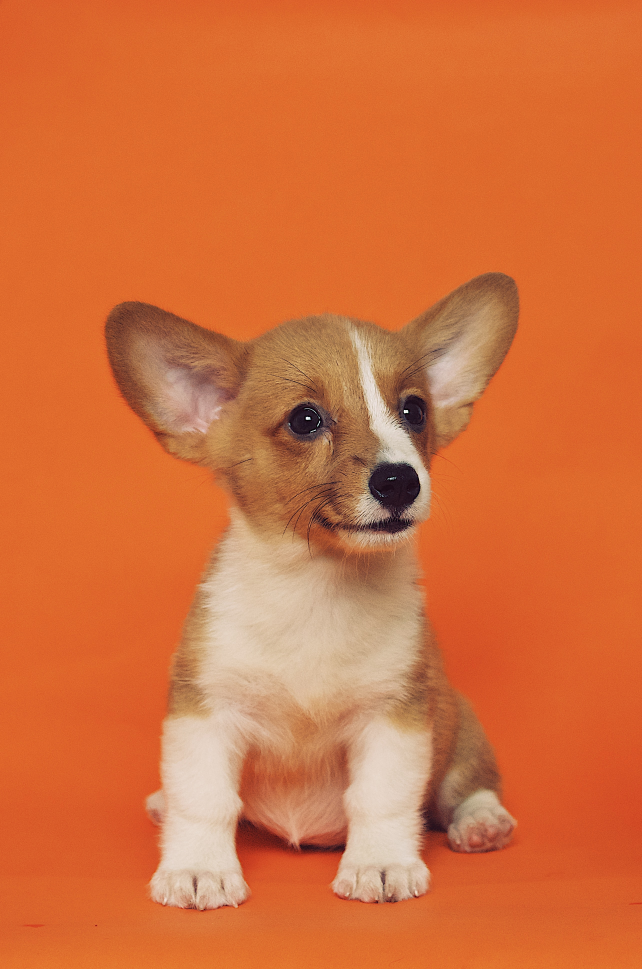
#> input picture OpenCV/dev/OpenCV/Photos/dog1.jpg, 2568 x 3876 px, found by its file name (shown at 1/4 size)
$ python histogram.py
#> lines starting #> are read from the running program, lines starting #| are printed output that depends on the picture; after the words box and inside, x2 and y2 are one past the last pixel; in counts of white or black regions, pixels touching at a corner belong together
import cv2 as cv
import matplotlib.pyplot as plt
import numpy as np


def rescaleFrame(frame, scale=0.25):
    width = int(frame.shape[1] * scale)
    height = int(frame.shape[0] * scale)

    dimensions = (width, height)

    return cv.resize(frame, dimensions, interpolation=cv.INTER_AREA)

img = cv.imread('OpenCV/dev/OpenCV/Photos/dog1.jpg')
#> img is the input picture: shape (3876, 2568, 3); mean B, G, R 61.6, 111.9, 210.9
cv.imshow('Dog', rescaleFrame(img))
#> in rescaleFrame, `return cv.resize(frame, dimensions, interpolation=cv.INTER_AREA)`:
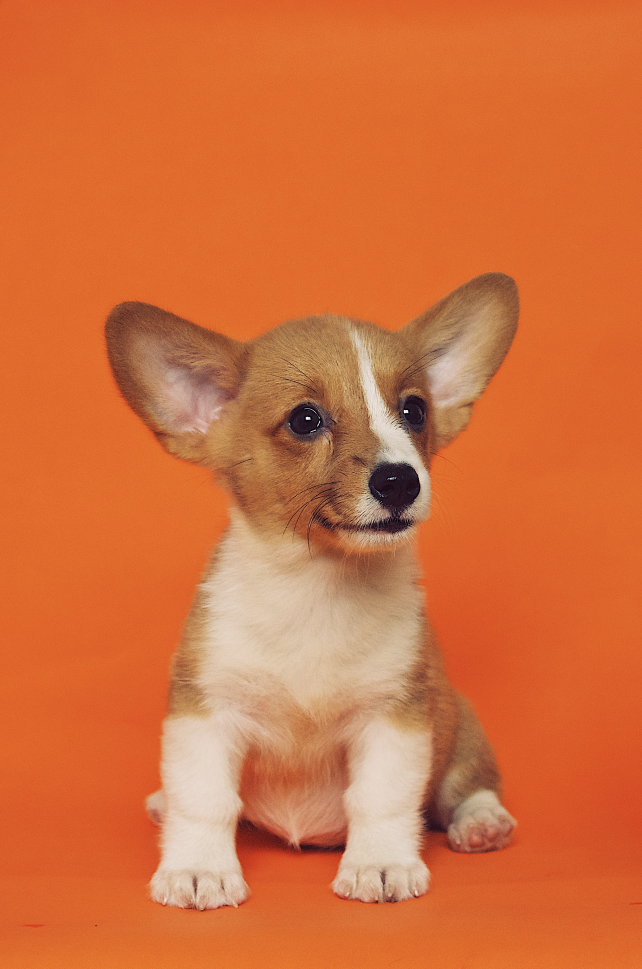
#> returned value: shape (969, 642, 3); mean of channels 0, 1, 2 61.6, 111.9, 210.9; drawn as B, G, R

blank = np.zeros(img.shape[:2], dtype = 'uint8')

#gray = cv.cvtColor(img, cv.COLOR_BGR2GRAY)
#cv.imshow('Gray', rescaleFrame(gray))

mask = cv.circle(blank, (img.shape[1]//2, img.shape[0]//2), 100, 255, -1)
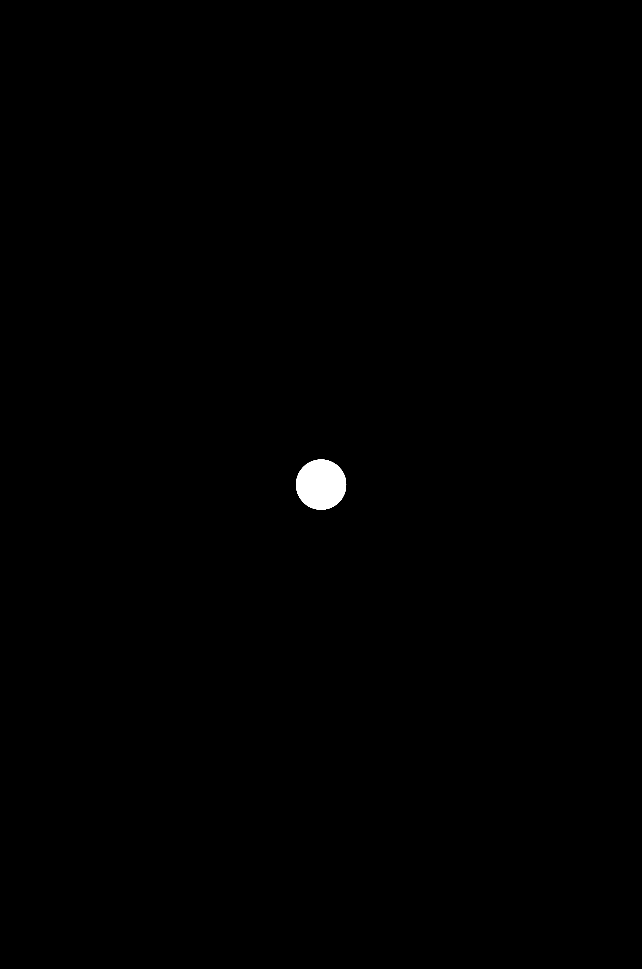
#> blank: shape (3876, 2568) (shown at 1/4 size); 0.32% white; 1 white region, box (x1, y1, x2, y2) and area: (1184, 1838, 1385, 2039) 31417

masked = cv.bitwise_and(img, img, mask = mask)
cv.imshow('Mask', rescaleFrame(masked))
#> call 2 of rescaleFrame, with scale = 0.25
#> in rescaleFrame (call 2), `return cv.resize(frame, dimensions, interpolation=cv.INTER_AREA)`:
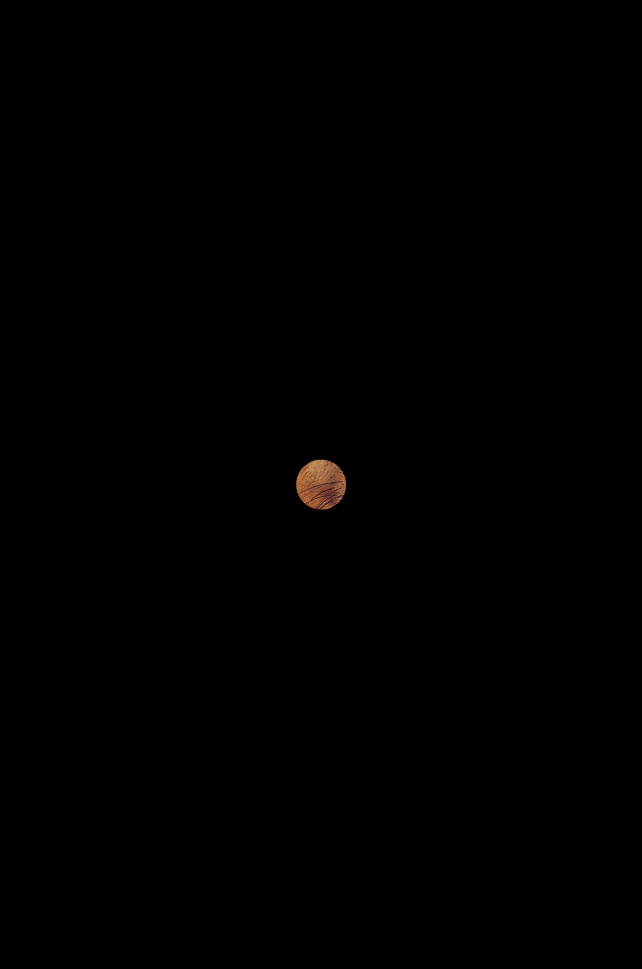
#> returned value: shape (969, 642, 3); mean of channels 0, 1, 2 0.2, 0.3, 0.5; drawn as B, G, R

# [12 lines of commented-out code are left out]
plt.figure()
plt.title('Color Histogram')
plt.xlabel('Bins')
plt.ylabel('number of pixels')
colors = ('b','g','r')
for i,col in enumerate(colors):
    hist = cv.calcHist([img], [i], mask, [256], [0,256])
    plt.plot(hist, color=col)
    plt.xlim([0,256])

plt.show()
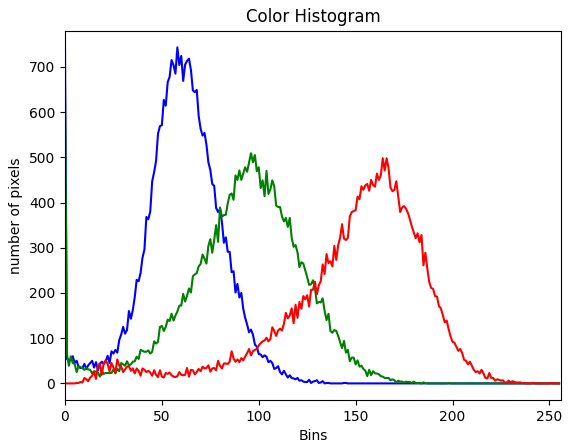
#> figure drawn by matplotlib, 1 panel; curve peaks at x = 58, y = 743; curve peaks at x = 0, y = 644; curve peaks at x = 164, y = 498


cv.waitKey(0)

$ run again, with OpenCV/dev/OpenCV/Photos/dog2.jpg copied over OpenCV/dev/OpenCV/Photos/dog1.jpg
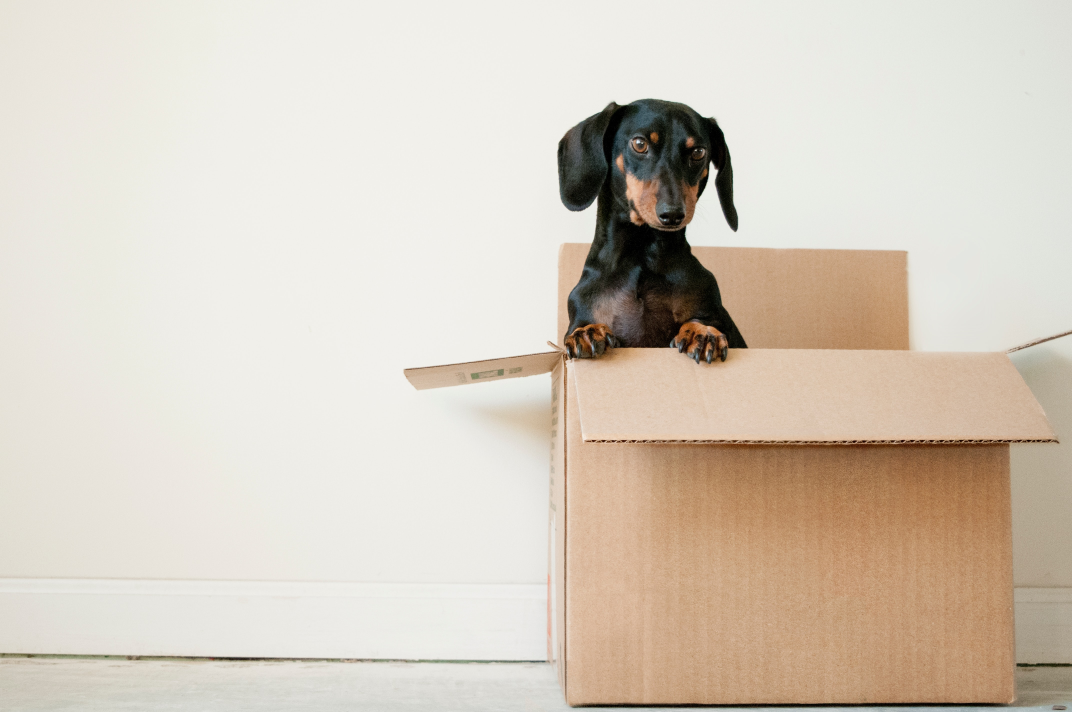
#> input picture OpenCV/dev/OpenCV/Photos/dog2.jpg, 4288 x 2848 px, found by its file name (shown at 1/4 size)
#> img is the input picture: shape (2848, 4288, 3); mean B, G, R 191.3, 204.3, 214.2
#> blank: shape (2848, 4288); 0.26% white; 1 white region, box (x1, y1, x2, y2) and area: (2044, 1324, 2245, 1525) 31417
#> in rescaleFrame (call 2), `return cv.resize(frame, dimensions, interpolation=cv.INTER_AREA)`:
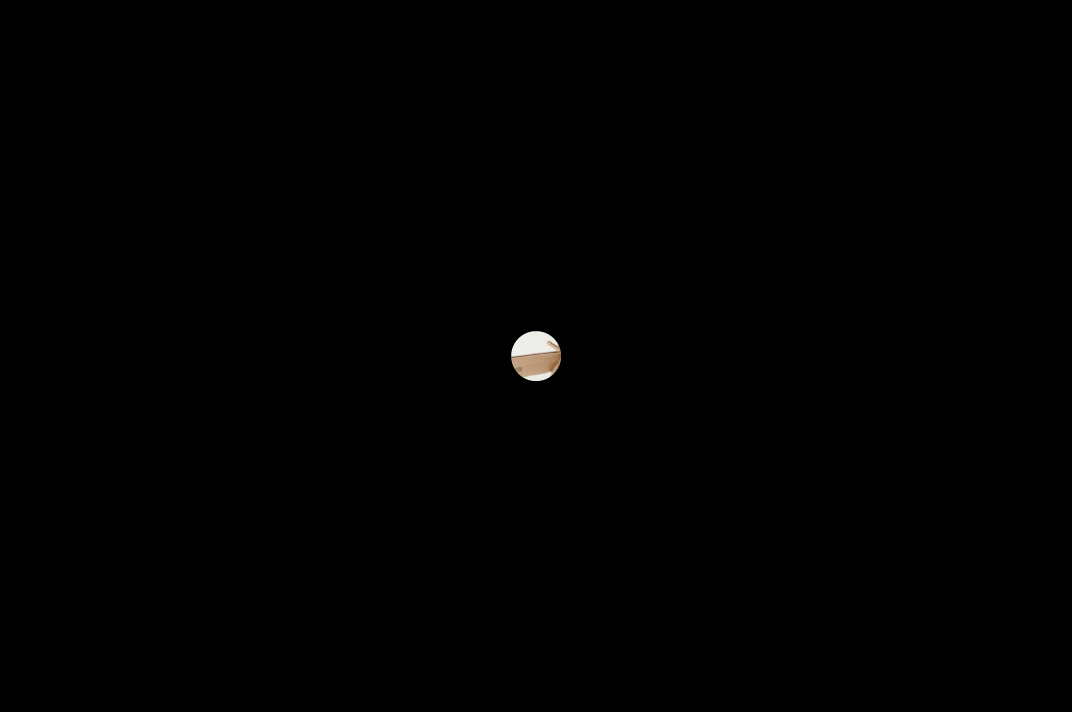
#> returned value: shape (712, 1072, 3); mean of channels 0, 1, 2 0.4, 0.5, 0.5; drawn as B, G, R
#> `plt.show()`:
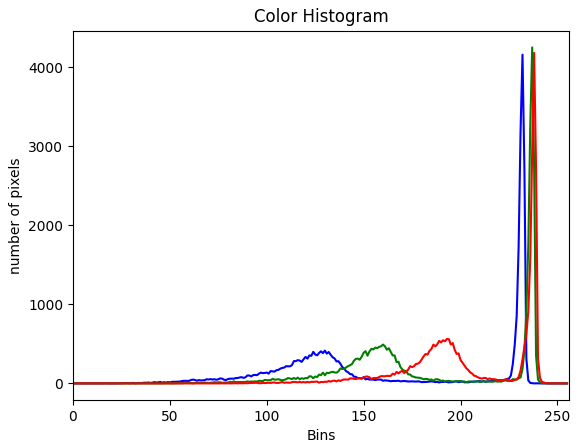
#> figure drawn by matplotlib, 1 panel; curve peaks at x = 232, y = 4158; curve peaks at x = 237, y = 4250; curve peaks at x = 238, y = 4181

$ run again, with OpenCV/dev/OpenCV/Photos/dog3.jpg copied over OpenCV/dev/OpenCV/Photos/dog1.jpg
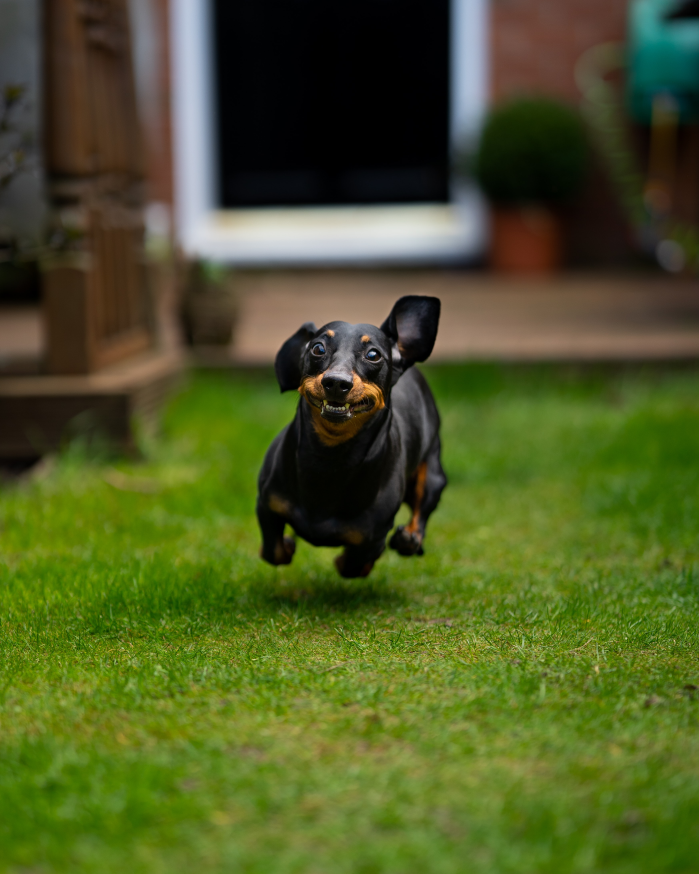
#> input picture OpenCV/dev/OpenCV/Photos/dog3.jpg, 3495 x 4369 px, found by its file name (shown at 1/5 size)
#> img is the input picture: shape (4369, 3495, 3); mean B, G, R 37.9, 88.9, 77.7
#> in rescaleFrame, `return cv.resize(frame, dimensions, interpolation=cv.INTER_AREA)`:
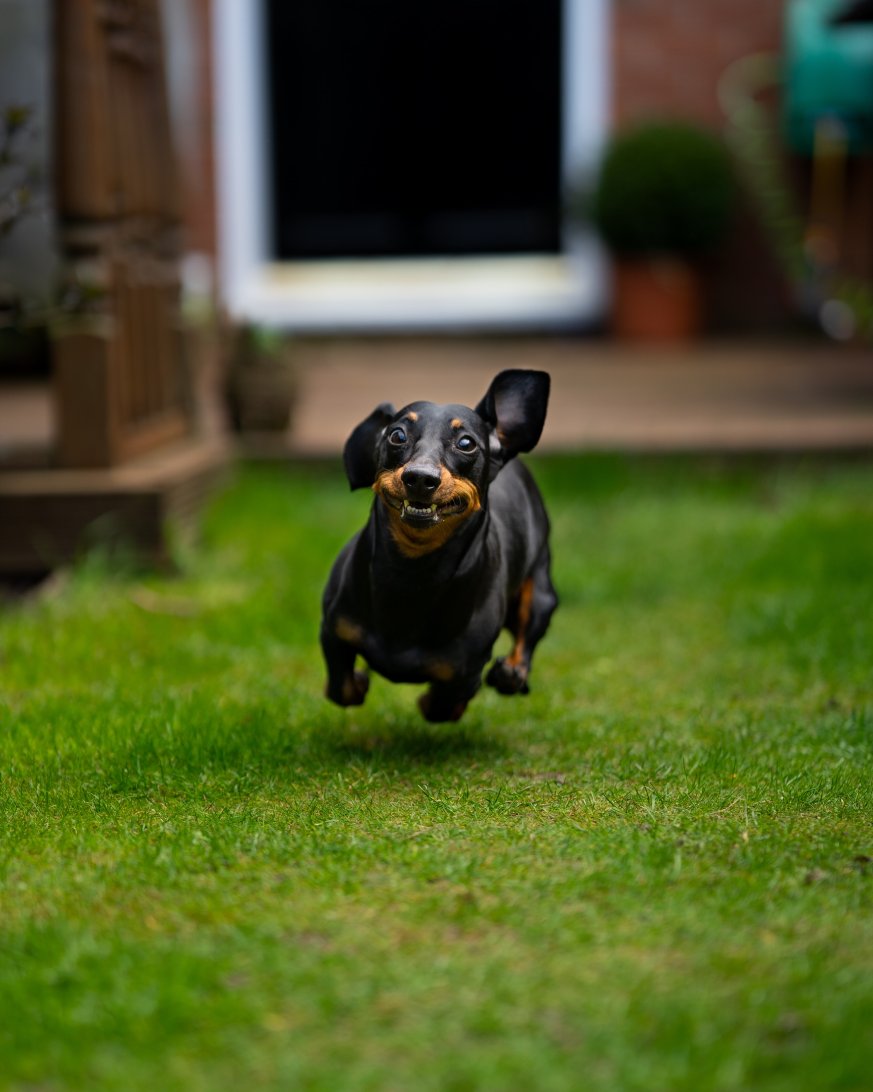
#> returned value: shape (1092, 873, 3); mean of channels 0, 1, 2 37.9, 88.9, 77.7; drawn as B, G, R
#> blank: shape (4369, 3495); 0.21% white; 1 white region, box (x1, y1, x2, y2) and area: (1647, 2084, 1848, 2285) 31417
#> `plt.show()`:
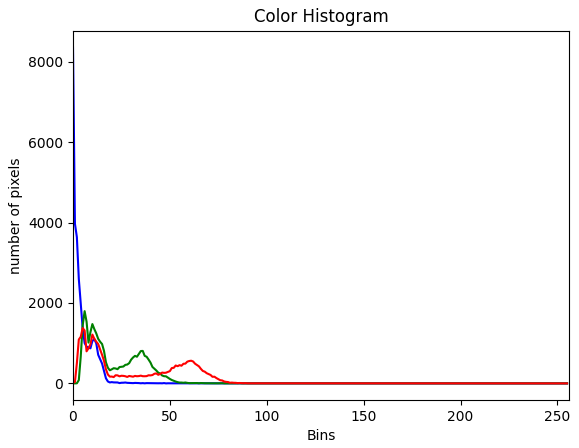
#> figure drawn by matplotlib, 1 panel; curve peaks at x = 0, y = 8358; curve peaks at x = 6, y = 1797; curve peaks at x = 5, y = 1377

$ run again, with OpenCV/dev/OpenCV/Photos/dog4.jpg copied over OpenCV/dev/OpenCV/Photos/dog1.jpg
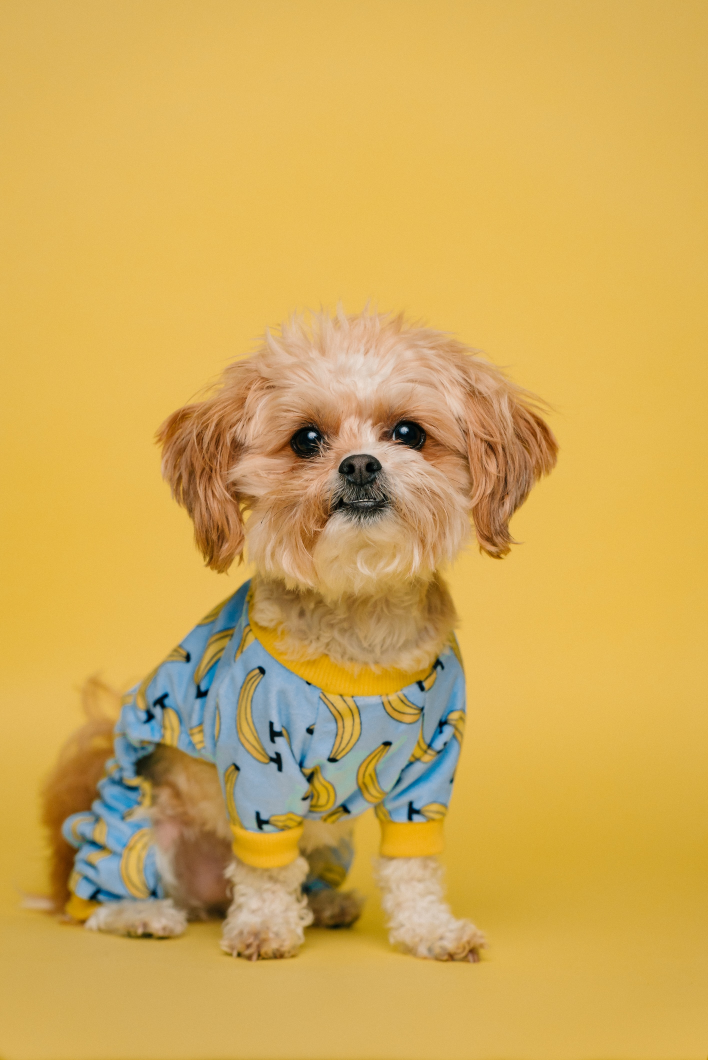
#> input picture OpenCV/dev/OpenCV/Photos/dog4.jpg, 2832 x 4240 px, found by its file name (shown at 1/4 size)
#> img is the input picture: shape (4240, 2832, 3); mean B, G, R 87.5, 170.9, 209.5
#> in rescaleFrame, `return cv.resize(frame, dimensions, interpolation=cv.INTER_AREA)`:
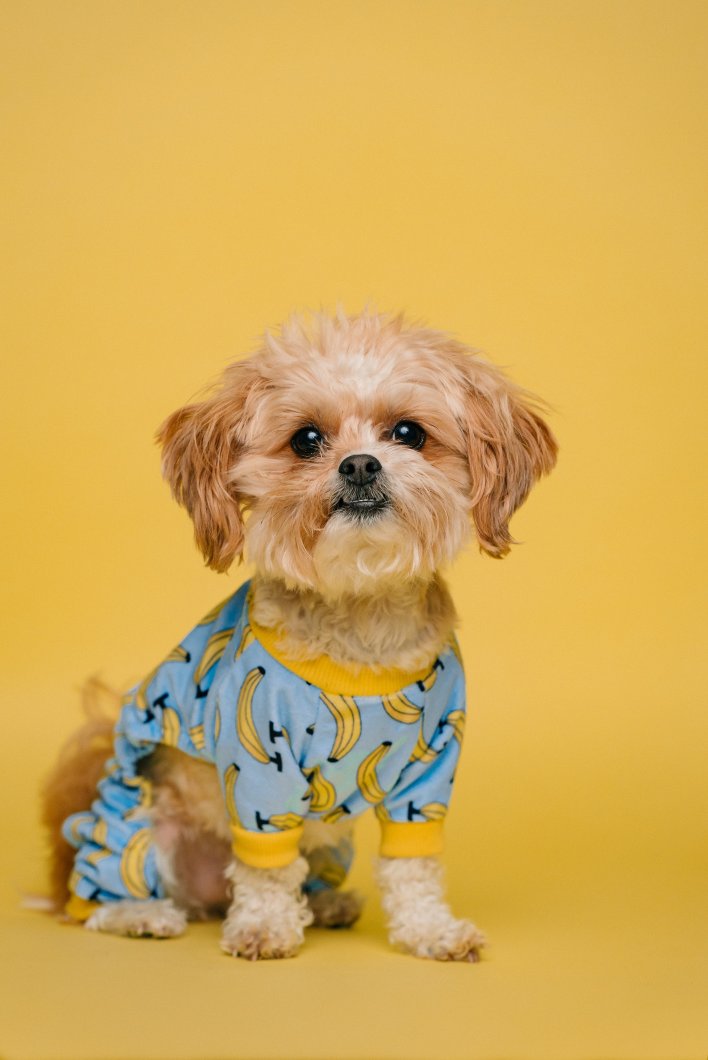
#> returned value: shape (1060, 708, 3); mean of channels 0, 1, 2 87.5, 170.9, 209.5; drawn as B, G, R
#> blank: shape (4240, 2832); 0.26% white; 1 white region, box (x1, y1, x2, y2) and area: (1316, 2020, 1517, 2221) 31417
#> `plt.show()`:
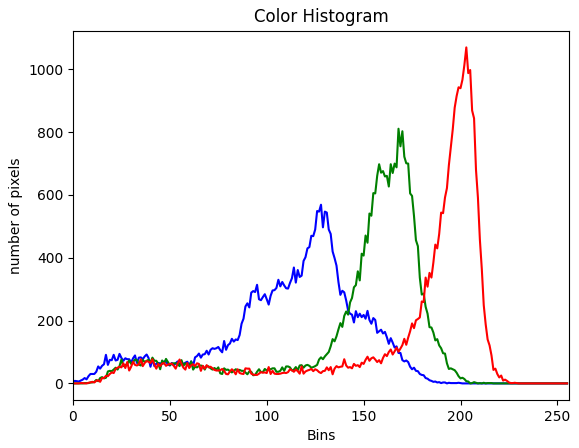
#> figure drawn by matplotlib, 1 panel; curve peaks at x = 128, y = 569; curve peaks at x = 168, y = 811; curve peaks at x = 203, y = 1070
